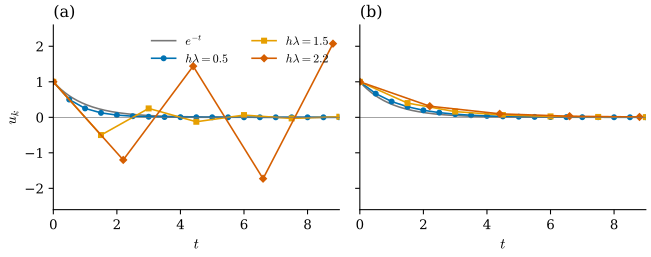

Reproduce this figure in Python.
"""Figure 37.6.2: explicit versus implicit Euler on the model problem u' = -lambda u (lambda = 1, u(0) = 1).

(a) forward Euler u_{k+1} = (1 - h lambda) u_k for h lambda = 0.5, 1.5, 2.2; (b) backward Euler
u_{k+1} = u_k / (1 + h lambda) for the same steps. The grey curve is the exact solution e^{-t}.

Run: PYTHONPATH=tools python3 chapters/37-curves-smooth-discrete/figures/fig-37-6-2-model-problem.py
"""
import sys
from pathlib import Path

import numpy as np

sys.path.insert(0, str(Path(__file__).resolve().parents[1] / "lib"))
import dgfig  # noqa: E402
dgfig.setup()
import matplotlib.pyplot as plt  # noqa: E402

C = dgfig.COLORS
T_END = 9.0
hs = [(0.5, C["tangent"], "o"), (1.5, C["accent"], "s"), (2.2, C["normal"], "D")]
fig, axes = plt.subplots(1, 2, figsize=(7.0, 2.9), sharey=True)
tt = np.linspace(0, T_END, 300)
for ax, kind in zip(axes, ("explicit", "implicit")):
    ax.plot(tt, np.exp(-tt), color=C["aux"], lw=1.2, label=r"$e^{-t}$")
    for h, col, mk in hs:
        k = np.arange(int(T_END / h) + 1)
        g = (1 - h) if kind == "explicit" else 1 / (1 + h)
        u = g ** k
        if kind == "explicit" and h > 2:
            assert abs(u[-1]) > 1                   # |1 - h| > 1: grows
        if kind == "implicit":
            assert np.all(np.diff(u) < 0) and np.all(u > 0)
        ax.plot(k * h, u, marker=mk, ms=3.5, color=col, lw=1.2, label=r"$h\lambda = %.1f$" % h)
    ax.axhline(0, color=C["aux"], lw=0.5)
    ax.set_ylim(-2.6, 2.6)
    ax.set_xlim(0, T_END)
    ax.set_xlabel(r"$t$")
    ax.set_title("(a)" if kind == "explicit" else "(b)", fontsize=12, loc="left")
    for sp2 in ("top", "right"):
        ax.spines[sp2].set_visible(False)
axes[0].set_ylabel(r"$u_k$")
axes[0].legend(fontsize=9, frameon=False, loc="upper right", ncol=2)
fig.tight_layout()
dgfig.save(fig, __file__)
